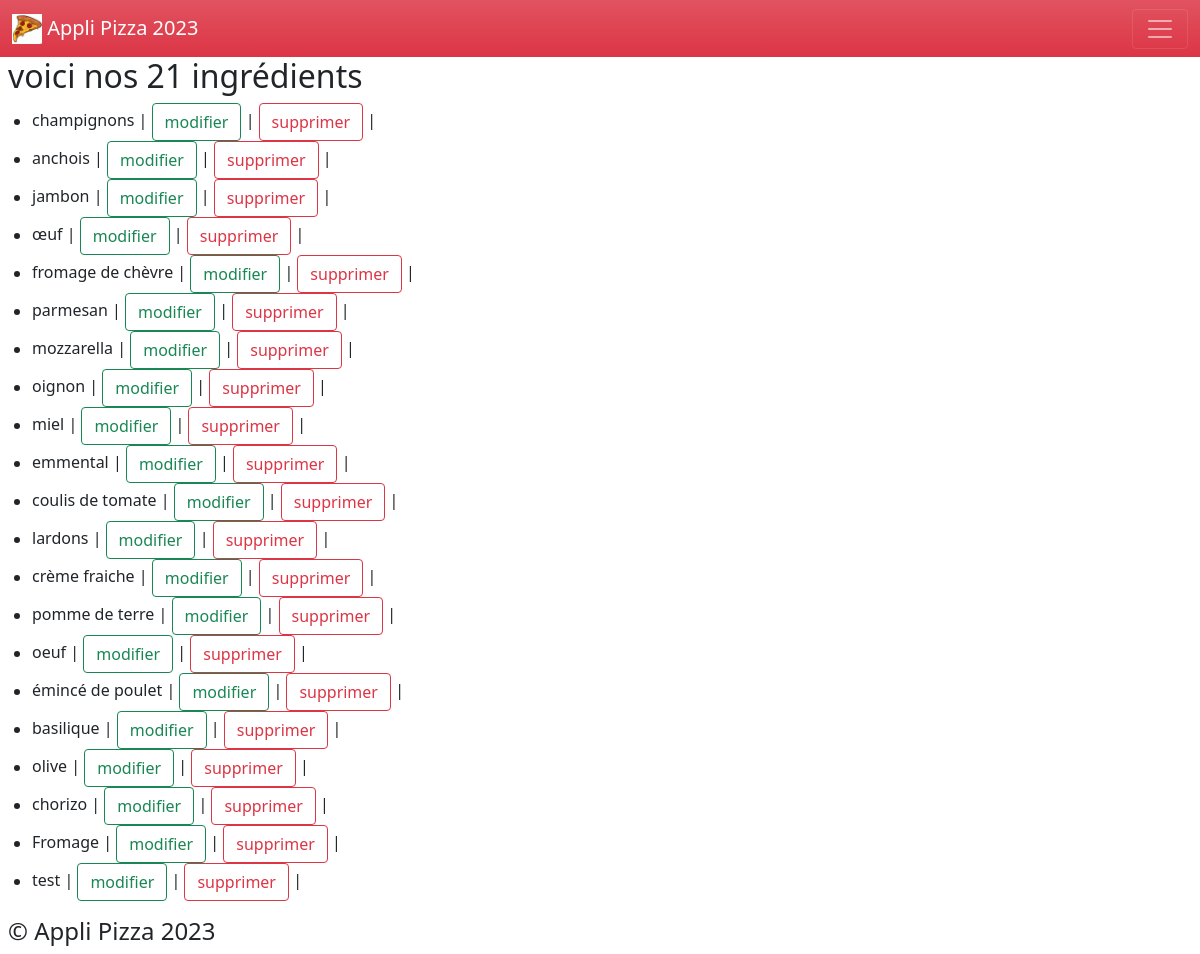
The page /ingredients/ on the database its author committed.
### applipizza/models.py (models this page shows)
class Ingredient(models.Model) :
    idIngredient = models.AutoField(primary_key = True)
    nomIngredient = models.CharField(max_length = 50, verbose_name ='le nom')
    def __str__(self) -> str :
        return self.nomIngredient

### applipizza/views.py (the view)
# urls.py: path('ingredients/', views.ingredients),
def ingredients(request) :
    lesIngredients = Ingredient.objects.all()
    return render(
        request,
        'applipizza/ingredients.html',
        {'ingredients' : lesIngredients}
    )

### applipizza/templates/applipizza/ingredients.html (shortened to what this page needs)
{% extends 'applipizza/base.html' %}
{% block main %}
<h2 class ="mx-2">voici nos {{ingredients|length}} ingrédients</h2>
<ul>
    {% for ing in ingredients %}
    <li>{{ing}} |
        <a href="/ingredients/{{ing.idIngredient}}/update/" class="btn btn-outline-success"> modifier </a> |
        <a href="/ingredients/{{ing.idIngredient}}/delete/" class="btn btn-outline-danger"> supprimer </a> |
    </li>
    {% endfor %}
</ul>
{% endblock %}

### applipizza/templates/applipizza/base.html (shortened to what this page needs)
{% load static %}
<!DOCTYPE html>
<html lang="fr">
    <head>
        <link href="https://cdn.jsdelivr.net/npm/bootstrap@5.0.2/dist/css/bootstrap.min.css" rel="stylesheet">
        <link rel="stylesheet" href="https://cdn.jsdelivr.net/npm/bootstrap-icons@1.3.0/font/bootstrap-icons.css">
        <link rel="stylesheet" type="text/css" href="{% static 'applipizza/css/styles.css' %}">
    </head>
    <body class="Site">
        <header>
            {% include 'applipizza/menu.html' %}
        </header>
        <main class="Site-content">
            {% block main %}{% endblock %}
        </main>
        <footer>
            {% include 'applipizza/footer.html' %}
        </footer>
    </body>
</html>

### applipizza/templates/applipizza/menu.html (shortened to what this page needs)
{% load static %}
<nav class="navbar navbar-expand-1g navbar-dark bg-danger bg-gradient">
    <div class="container-fluid">
        <a class="navbar-brand" href="/pizzas/">
            <img src="{% static 'applipizza/img/logo-pizza.png' %}" alt="Logo de la pizzeria" width="30" height="30" class="d-inline-block align-text-top">
            Appli Pizza 2023
        </a>
        <button class="navbar-toggler" type="button" data-bs-toggle="collapse" data-bs-target="#navbarText" aria-controls="navbarText" aria-expanded="false" aria-label="Toggle navigation">
            <span class="navbar-toggler-icon"></span>
        </button>
    </div>
</nav>

### applipizza/templates/applipizza/footer.html
<h4 class="mx-2"> © Appli Pizza 2023 </h4>

### static/applipizza/css/styles.css (style rules this page uses)
.Site { display: flex; min-height: 100vh; flex-direction: column; }
.Site-content { flex: 1; }

### rows shown on the page
Ingredient: nomIngredient "champignons"
Ingredient: nomIngredient "anchois"
Ingredient: nomIngredient "jambon"
Ingredient: nomIngredient "œuf"
Ingredient: nomIngredient "fromage de chèvre"
Ingredient: nomIngredient "parmesan"
Ingredient: nomIngredient "mozzarella"
Ingredient: nomIngredient "oignon"
Ingredient: nomIngredient "miel"
Ingredient: nomIngredient "emmental"
Ingredient: nomIngredient "coulis de tomate"
Ingredient: nomIngredient "lardons"
Ingredient: nomIngredient "crème fraiche"
Ingredient: nomIngredient "pomme de terre"
Ingredient: nomIngredient "oeuf"
Ingredient: nomIngredient "émincé de poulet"
Ingredient: nomIngredient "basilique"
Ingredient: nomIngredient "olive"
Ingredient: nomIngredient "chorizo"
Ingredient: nomIngredient "Fromage"
Ingredient: nomIngredient "test"

### other values the page prints
{{ ingredients|length }} "21"
